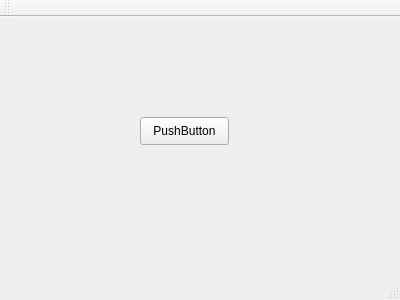
<?xml version="1.0" encoding="UTF-8"?>
<ui version="4.0">
 <class>MainWindow</class>
 <widget class="QMainWindow" name="MainWindow">
  <property name="geometry">
   <rect>
    <x>0</x>
    <y>0</y>
    <width>400</width>
    <height>300</height>
   </rect>
  </property>
  <property name="windowTitle">
   <string>MainWindow</string>
  </property>
  <widget class="QWidget" name="centralWidget">
   <widget class="QPushButton" name="pushButton">
    <property name="geometry">
     <rect>
      <x>140</x>
      <y>100</y>
      <width>89</width>
      <height>28</height>
     </rect>
    </property>
    <property name="text">
     <string>PushButton</string>
    </property>
   </widget>
  </widget>
  <widget class="QMenuBar" name="menuBar">
   <property name="geometry">
    <rect>
     <x>0</x>
     <y>0</y>
     <width>400</width>
     <height>22</height>
    </rect>
   </property>
  </widget>
  <widget class="QToolBar" name="mainToolBar">
   <attribute name="toolBarArea">
    <enum>TopToolBarArea</enum>
   </attribute>
   <attribute name="toolBarBreak">
    <bool>false</bool>
   </attribute>
  </widget>
  <widget class="QStatusBar" name="statusBar"/>
 </widget>
 <layoutdefault spacing="6" margin="11"/>
 <resources/>
 <connections/>
</ui>
